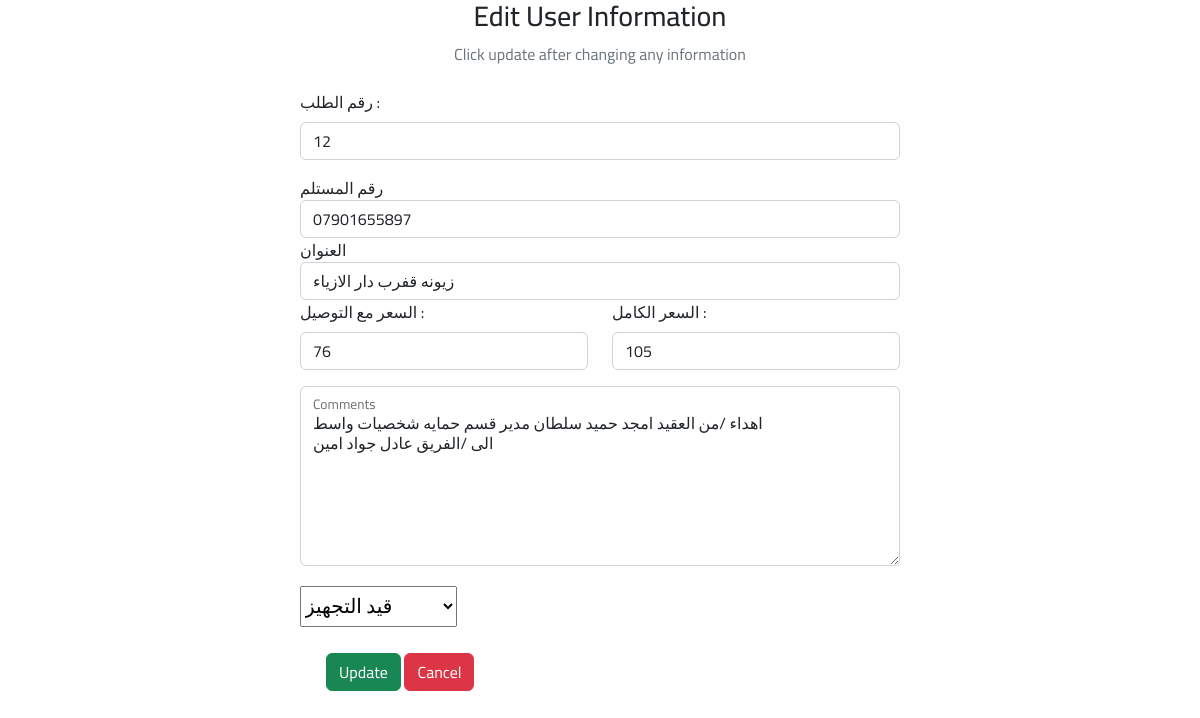
/controle/edit.php?id=93 (signed in), run on the app's committed database.
### tables this page shows
CREATE TABLE `orders` (
  `id` int(11) NOT NULL,
  `orderN` varchar(255) NOT NULL,
  `price` int(255) NOT NULL,
  `note` varchar(255) NOT NULL,
  `userNumber` varchar(255) NOT NULL,
  `addreces` varchar(255) NOT NULL,
  `user_id` varchar(255) NOT NULL,
  `order_page_name` varchar(255) NOT NULL,
  `page_name` varchar(255) NOT NULL,
  `statuse` varchar(50) NOT NULL,
  `priceAd` int(255) NOT NULL,
  `Governorate` varchar(255) NOT NULL
);

### controle/edit.php (the view, shortened to what this page needs)
<?php
include '../login/config.php';
$id = $_GET["id"];
?>
<!DOCTYPE html>
<html lang="en">
<head>
  <link href="https://cdn.jsdelivr.net/npm/bootstrap@5.2.3/dist/css/bootstrap.min.css" rel="stylesheet">
  <link rel="stylesheet" href="https://cdnjs.cloudflare.com/ajax/libs/font-awesome/6.4.0/css/all.min.css" />
  <link rel="stylesheet" type="text/css" href="style.css?v=<?php echo time(); ?>">
</head>
<body>
  <div class="container">
    <div class="text-center mb-4">
      <h3>Edit User Information</h3>
      <p class="text-muted">Click update after changing any information</p>
    </div>
    <?php
    $sql = "SELECT * FROM `orders` WHERE id = $id LIMIT 1";
    $result = mysqli_query($conn, $sql);
    $row = mysqli_fetch_assoc($result);
    ?>
    <div class="container d-flex justify-content-center">
      <form action="" method="post" style="width:50vw; min-width:300px;">
        <div class="row mb-3">
          <div class="col">
            <label class="form-label">رقم الطلب :</label>
            <input type="number" class="form-control" name="orderN" value="<?php echo $row['orderN'] ?>">
          </div>
        </div>
        <div class="form-group mb-3">
                    <label for="male" class="form-input-label">رقم المستلم </label>
          <input type="text" class="form-control" name="userNumber" value="<?php echo $row["userNumber"] ?>">
                    <label for="female" class="form-input-label">العنوان </label>
          <input type="text" class="form-control" name="addreces" value="<?php echo $row["addreces"] ?> ">
          <div class="row mb-3">
                <div class="col">
                  <label class="form-label"> السعر مع التوصيل :</label>
                  <input type="text" class="form-control" name="priceAd" placeholder="الحساب التجاري  " value="<?php echo $row["priceAd"] ?> ">
               </div>
                  <div class="col">
                  <label class="form-label">السعر  الكامل  :</label>
                  <input type="text" class="form-control" name="price" placeholder="السعر " value="<?php echo $row["price"] ?> ">
               </div>
        </div>
        <div class="form-floating">
  <textarea class="form-control" style="height: 180px" placeholder="اضف كامل التفاصيل عن الطلب " name="note" id="floatingTextarea"><?php echo $row['note'] ?></textarea>
  <label for="floatingTextarea">Comments</label>
</div>
        <select name="statuse" style="font-size: 20px; margin-top: 20px;">
              <option value="1" class="box"> قيد التجهيز</option>
      </select>
        <div style="padding: 26px;">
          <button type="submit" class="btn btn-success" name="submit">Update</button>
          <a href="index.php" class="btn btn-danger">Cancel</a>
        </div>
      </form>
    </div>
  </div>
</body>
</html>

### controle/style.css (style rules this page uses)
* { font-family: 'Cairo', sans-serif; }

### data on the page
orders: orderN "12", userNumber "07901655897", addreces "زيونه قفرب دار الازياء", priceAd "76", price "105", note "اهداء /من العقيد امجد حميد سلطان مدير قسم حمايه شخصيات واسط الى /الفريق عادل جواد امين"
